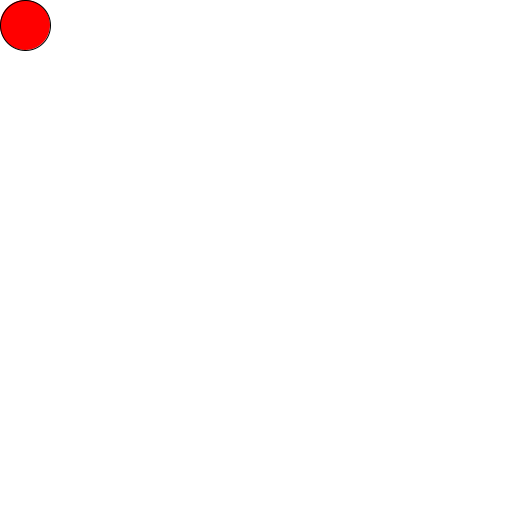
Frame 1 (no input)
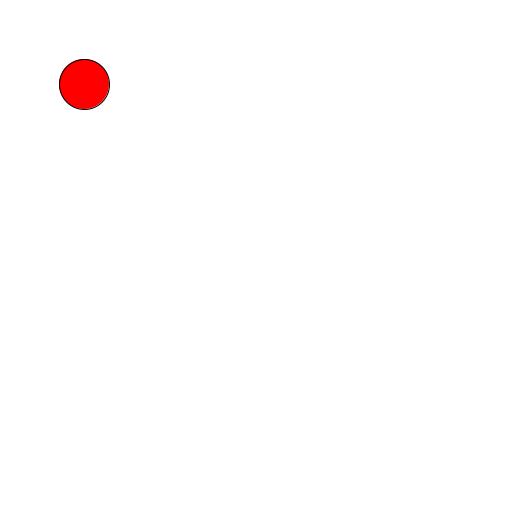
Frame 60 (the mouse pressed at the canvas centre just before this capture)
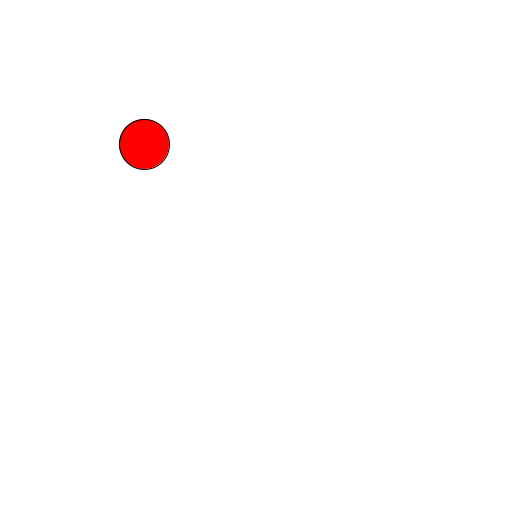
Frame 120 (the mouse held since frame 60 and released just before this capture)

The Processing sketch that drew these frames (run headless with seeded random() and noise(); from frame 60 on, the mouse is pressed at the canvas centre):

// Processing sketch: Exercise_10
// ── Exercise_10.pde
//Exercise 10

//Global vars
int ellipseX = 0;
int ellipseY = 0;

int ellipseWidth = 50;
int ellipseHeight = 50; 

boolean isMovingDown = true;

void setup ()
{
    size(512, 512);
}

void draw ()
{
    background(255);
    fill(255,0,0);
    ellipse(ellipseX + ellipseWidth/2, ellipseY + ellipseHeight/2, ellipseWidth, ellipseHeight);
    
    if(isMovingDown)
    {
        ellipseX +=1;
        ellipseY +=1;
    }
    else 
    {
        ellipseX -=1;
        ellipseY -=1;        
    }

    if(ellipseX==512-ellipseWidth && ellipseY==512-ellipseHeight)
    {
        isMovingDown=false;
    }
    else if(ellipseX==0-ellipseWidth && ellipseY==0-ellipseHeight)
    {
        isMovingDown=true;    
    }
}

//By Adrian Alexandru Hess Christensen
